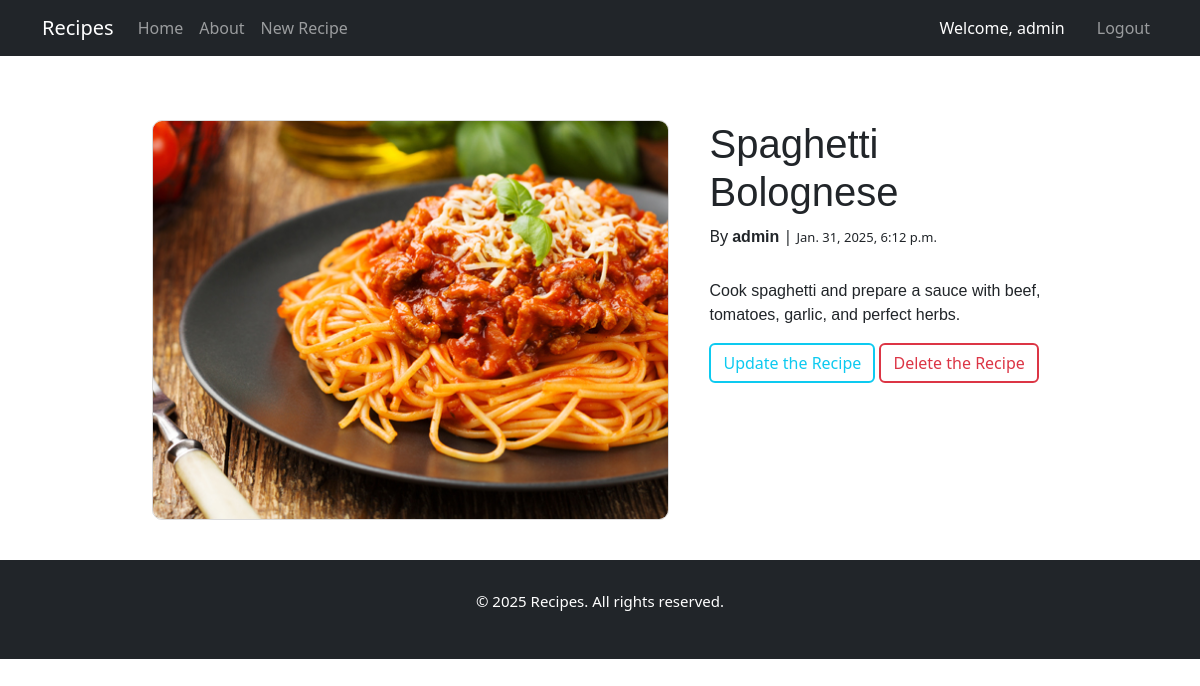
The app's page /recipe/1 (signed in) with its own data.
### recipes/models.py (models this page shows, shortened)
class Recipe(models.Model):
    title = models.CharField(max_length=100)
    description = models.TextField()
    image = models.ImageField(upload_to='recipes/images', blank=True, null=True)
    author = models.ForeignKey(User, on_delete=models.CASCADE)
    created_at = models.DateTimeField(auto_now_add=True)
    updated_at = models.DateTimeField(auto_now=True)

### recipes/views.py (the view)
# urls.py: path('recipe/<int:pk>', views.RecipeDetailView.as_view(), name="recipe-detail"),
class RecipeDetailView(LoginRequiredMixin, DetailView):
    model = models.Recipe
    template_name = 'recipes/recipe_detail.html'
    context_object_name = 'recipe'
    def get_context_data(self, **kwargs):
        context = super().get_context_data(**kwargs)
        context['title'] = f"Recipes | {self.get_object().title}"
        return context

### recipes/templates/recipes/recipe_detail.html
{% extends 'recipes/base.html' %}
{% block content %}
<div class="recipe-main">
    <div class="recipe-image">
        <img src="{{ recipe.image.url }}" alt="{{ recipe.title }}">
    </div>
    <div class="recipe-data">
        <h1>{{ recipe.title }}</h1>
        <p>By <span class="recipe-auth">{{ recipe.author }}</span> | <span class="recipe-date">{{ recipe.created_at }}</span></p>
        <p class="recipe-desc">{{ recipe.description }}</p>
        {% if recipe.author == user%}
        <a href="{% url 'recipe-update' recipe.pk %}" class="btn btn-outline-info">Update the Recipe</a>
        <a href="{% url 'recipe-delete' recipe.pk%}" class="btn btn-outline-danger delete-recipe">Delete the Recipe</a>
        {% endif %}
    </div>
</div>
{% endblock content %}

### recipes/templates/recipes/base.html (shortened to what this page needs)
{% load static %}
<!DOCTYPE html>
<html lang="en">
<head>
    <link href="https://cdn.jsdelivr.net/npm/bootstrap@5.3.3/dist/css/bootstrap.min.css"
          rel="stylesheet"
>
    <link rel="stylesheet" href="{% static 'users/css/custom.css' %}">
    <link rel="stylesheet" href="{% static 'recipes/css/custom.css' %}">
</head>
<body>
    <nav class="navbar navbar-expand-lg navbar-dark bg-dark">
        <div class="container">
                <a class="navbar-brand" href="{% url 'recipes-landing' %}">Recipes</a>
                <div class="collapse navbar-collapse" id="navbarNav">
                    <ul class="navbar-nav">
                        <li class="nav-item">
                            <a class="nav-link" aria-current="page" href="{% url 'recipes-home' %}">Home</a>
                        </li>
                        <li class="nav-item">
                            <a class="nav-link" href="{% url 'recipes-about' %}">About</a>
                        </li>
                        {% if user.is_authenticated %}
                        <li class="nav-item">
                            <a class="nav-link" href="{% url 'recipe-create' %}">New Recipe</a>
                        </li>
                        {% endif %}
                    </ul>
                </div>
                <div class="navbar-nav">
                    {% if user.is_authenticated %}
                    <p class="nav-item nav-link mb-0 text-white me-3 ">Welcome, {{user.username}}</p>
                    <a href="{% url 'user-logout' %}" class="nav-link nav-item">Logout</a>
                    {% else %}
                    <a href="{% url 'user-login' %}" class="nav-link nav-item">Login</a>
                    <a href="{% url 'user-register' %}" class="nav-link nav-item">Signup</a>
                    {% endif %}
                </div>
        </div>
    </nav>
    <div class="container mt-4 col-10"  style="display: flex; flex-direction: column; align-items: center; justify-content: center; ">
        {% block content %}
        {% endblock content %}
    </div>
    <div class="footer">
        <p>&copy; {% now "Y" %} Recipes. All rights reserved.</p>
    </div>
</body>
</html>

### static/users/css/custom.css (style rules this page uses)
body { height: 100%; }
.footer { padding: 30px; background-color: rgb(33, 37, 41, 1); }
.footer p { color: white; font-size: 15px; text-align: center; }

### static/recipes/css/custom.css (style rules this page uses)
.recipe-main { display: flex; padding: 20px; }
.recipe-image { width: 100%; padding: 20px; }
.recipe-image img { width: 100%; height: 400px; object-fit: cover; border-radius: 10px; border: 1px solid rgb(218, 218, 218); }
.recipe-data { padding: 20px; }
.recipe-data h1 { font-family: 'Franklin Gothic Medium', 'Arial Narrow', Arial, sans-serif; }
.recipe-desc { margin-top: 30px; font-family: 'Trebuchet MS', 'Lucida Sans Unicode', 'Lucida Grande', 'Lucida Sans', Arial, sans-serif; }
.recipe-auth { font-weight: 600; font-family: 'Franklin Gothic Medium', 'Arial Narrow', Arial, sans-serif; }
.recipe-date { font-size: 13px; }
.btn-outline-info { border: 2px solid #0dcaf0; }
.btn-outline-danger { border: 2px solid #dc3545; }

### records on screen
Recipe: image (picture), title "Spaghetti Bolognese", author "admin", created_at "Jan. 31, 2025, 6:12 p.m.", description "Cook spaghetti and prepare a sauce with beef, tomatoes, garlic, and perfect herbs."

### other values on screen
{{ user.username }} "admin"
